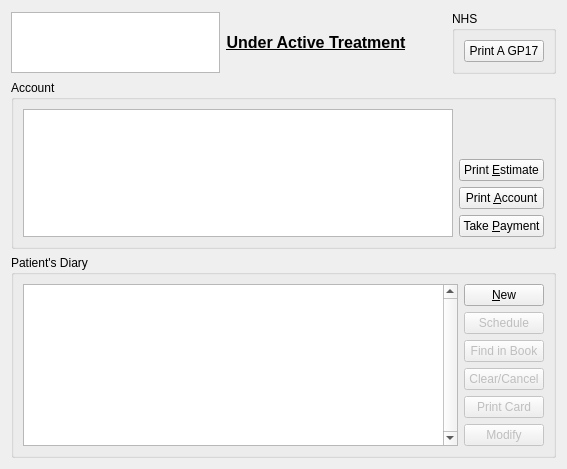
                 <widget class="QWidget" name="scrollAreaWidgetContents_5" >
                  <property name="geometry" >
                   <rect>
                    <x>0</x>
                    <y>0</y>
                    <width>567</width>
                    <height>469</height>
                   </rect>
                  </property>
                  <layout class="QGridLayout" name="gridLayout_16" >
                   <item row="0" column="0" >
                    <widget class="QTextEdit" name="adminMemoEdit" >
                     <property name="minimumSize" >
                      <size>
                       <width>209</width>
                       <height>0</height>
                      </size>
                     </property>
                     <property name="maximumSize" >
                      <size>
                       <width>230</width>
                       <height>61</height>
                      </size>
                     </property>
                     <property name="acceptRichText" >
                      <bool>false</bool>
                     </property>
                    </widget>
                   </item>
                   <item row="0" column="1" >
                    <widget class="QLabel" name="underTreatment_label" >
                     <property name="font" >
                      <font>
                       <pointsize>12</pointsize>
                       <weight>75</weight>
                       <bold>true</bold>
                       <underline>true</underline>
                      </font>
                     </property>
                     <property name="text" >
                      <string>Under Active Treatment</string>
                     </property>
                     <property name="alignment" >
                      <set>Qt::AlignCenter</set>
                     </property>
                    </widget>
                   </item>
                   <item row="0" column="2" >
                    <spacer name="horizontalSpacer_6" >
                     <property name="orientation" >
                      <enum>Qt::Horizontal</enum>
                     </property>
                     <property name="sizeHint" stdset="0" >
                      <size>
                       <width>316</width>
                       <height>20</height>
                      </size>
                     </property>
                    </spacer>
                   </item>
                   <item row="0" column="3" >
                    <widget class="QGroupBox" name="NHSadmin_groupBox" >
                     <property name="title" >
                      <string>NHS</string>
                     </property>
                     <layout class="QHBoxLayout" name="horizontalLayout_18" >
                      <item>
                       <widget class="QPushButton" name="printGP17_pushButton" >
                        <property name="text" >
                         <string>Print A GP17</string>
                        </property>
                       </widget>
                      </item>
                     </layout>
                    </widget>
                   </item>
                   <item row="1" column="0" colspan="4" >
                    <widget class="QGroupBox" name="adminAccount_groupBox" >
                     <property name="sizePolicy" >
                      <sizepolicy vsizetype="Preferred" hsizetype="Expanding" >
                       <horstretch>0</horstretch>
                       <verstretch>0</verstretch>
                      </sizepolicy>
                     </property>
                     <property name="minimumSize" >
                      <size>
                       <width>0</width>
                       <height>0</height>
                      </size>
                     </property>
                     <property name="maximumSize" >
                      <size>
                       <width>16777215</width>
                       <height>200</height>
                      </size>
                     </property>
                     <property name="title" >
                      <string>Account</string>
                     </property>
                     <layout class="QGridLayout" name="gridLayout_3" >
                      <item rowspan="2" row="0" column="0" >
                       <widget class="QTextBrowser" name="moneytextBrowser" >
                        <property name="minimumSize" >
                         <size>
                          <width>300</width>
                          <height>0</height>
                         </size>
                        </property>
                        <property name="maximumSize" >
                         <size>
                          <width>16777215</width>
                          <height>16777215</height>
                         </size>
                        </property>
                       </widget>
                      </item>
                      <item row="0" column="1" >
                       <spacer name="verticalSpacer" >
                        <property name="orientation" >
                         <enum>Qt::Vertical</enum>
                        </property>
                        <property name="sizeHint" stdset="0" >
                         <size>
                          <width>20</width>
                          <height>82</height>
                         </size>
                        </property>
                       </spacer>
                      </item>
                      <item row="1" column="1" >
                       <layout class="QVBoxLayout" name="verticalLayout_9" >
                        <item>
                         <widget class="QPushButton" name="printEst_pushButton" >
                          <property name="maximumSize" >
                           <size>
                            <width>16777215</width>
                            <height>16777215</height>
                           </size>
                          </property>
                          <property name="text" >
                           <string>Print &amp;Estimate</string>
                          </property>
                          <property name="icon" >
                           <iconset resource="../resources/resources.qrc" >
                            <normaloff>:/ps.png</normaloff>:/ps.png</iconset>
                          </property>
                         </widget>
                        </item>
                        <item>
                         <widget class="QPushButton" name="printAccount_pushButton" >
                          <property name="maximumSize" >
                           <size>
                            <width>16777215</width>
                            <height>16777215</height>
                           </size>
                          </property>
                          <property name="text" >
                           <string>Print &amp;Account</string>
                          </property>
                          <property name="icon" >
                           <iconset resource="../resources/resources.qrc" >
                            <normaloff>:/ps.png</normaloff>:/ps.png</iconset>
                          </property>
                         </widget>
                        </item>
                        <item>
                         <widget class="QPushButton" name="takePayment_pushButton" >
                          <property name="maximumSize" >
                           <size>
                            <width>16777215</width>
                            <height>16777215</height>
                           </size>
                          </property>
                          <property name="text" >
                           <string>Take &amp;Payment</string>
                          </property>
                          <property name="icon" >
                           <iconset resource="../resources/resources.qrc" >
                            <normaloff>:/vcard.png</normaloff>:/vcard.png</iconset>
                          </property>
                         </widget>
                        </item>
                       </layout>
                      </item>
                     </layout>
                    </widget>
                   </item>
                   <item row="2" column="0" colspan="4" >
                    <widget class="QGroupBox" name="groupBox" >
                     <property name="sizePolicy" >
                      <sizepolicy vsizetype="Preferred" hsizetype="Expanding" >
                       <horstretch>0</horstretch>
                       <verstretch>0</verstretch>
                      </sizepolicy>
                     </property>
                     <property name="minimumSize" >
                      <size>
                       <width>0</width>
                       <height>0</height>
                      </size>
                     </property>
                     <property name="maximumSize" >
                      <size>
                       <width>16777215</width>
                       <height>16777215</height>
                      </size>
                     </property>
                     <property name="title" >
                      <string>Patient's Diary</string>
                     </property>
                     <layout class="QHBoxLayout" name="horizontalLayout_17" >
                      <item>
                       <widget class="QTableWidget" name="ptAppointmentTableWidget" >
                        <property name="maximumSize" >
                         <size>
                          <width>16777215</width>
                          <height>16777215</height>
                         </size>
                        </property>
                        <property name="autoFillBackground" >
                         <bool>true</bool>
                        </property>
                        <property name="verticalScrollBarPolicy" >
                         <enum>Qt::ScrollBarAlwaysOn</enum>
                        </property>
                        <property name="editTriggers" >
                         <set>QAbstractItemView::NoEditTriggers</set>
                        </property>
                        <property name="alternatingRowColors" >
                         <bool>true</bool>
                        </property>
                        <property name="selectionMode" >
                         <enum>QAbstractItemView::SingleSelection</enum>
                        </property>
                        <property name="selectionBehavior" >
                         <enum>QAbstractItemView::SelectRows</enum>
                        </property>
                        <property name="wordWrap" >
                         <bool>false</bool>
                        </property>
                       </widget>
                      </item>
                      <item>
                       <layout class="QVBoxLayout" name="verticalLayout_10" >
                        <item>
                         <widget class="QPushButton" name="newAppt_pushButton" >
                          <property name="maximumSize" >
                           <size>
                            <width>16777215</width>
                            <height>16777215</height>
                           </size>
                          </property>
                          <property name="text" >
                           <string>&amp;New</string>
                          </property>
                         </widget>
                        </item>
                        <item>
                         <widget class="QPushButton" name="makeAppt_pushButton" >
                          <property name="enabled" >
                           <bool>false</bool>
                          </property>
                          <property name="maximumSize" >
                           <size>
                            <width>16777215</width>
                            <height>16777215</height>
                           </size>
                          </property>
                          <property name="text" >
                           <string>Schedule</string>
                          </property>
                         </widget>
                        </item>
                        <item>
                         <widget class="QPushButton" name="findAppt_pushButton" >
                          <property name="enabled" >
                           <bool>false</bool>
                          </property>
                          <property name="maximumSize" >
                           <size>
                            <width>16777215</width>
                            <height>16777215</height>
                           </size>
                          </property>
                          <property name="text" >
                           <string>Find in Book</string>
                          </property>
                         </widget>
                        </item>
                        <item>
                         <widget class="QPushButton" name="clearAppt_pushButton" >
                          <property name="enabled" >
                           <bool>false</bool>
                          </property>
                          <property name="maximumSize" >
                           <size>
                            <width>16777215</width>
                            <height>28</height>
                           </size>
                          </property>
                          <property name="text" >
                           <string>Clear/Cancel</string>
                          </property>
                         </widget>
                        </item>
                        <item>
                         <widget class="QPushButton" name="printAppt_pushButton" >
                          <property name="enabled" >
                           <bool>false</bool>
                          </property>
                          <property name="maximumSize" >
                           <size>
                            <width>16777215</width>
                            <height>16777215</height>
                           </size>
                          </property>
                          <property name="text" >
                           <string>Print Card</string>
                          </property>
                         </widget>
                        </item>
                        <item>
                         <widget class="QPushButton" name="modifyAppt_pushButton" >
                          <property name="enabled" >
                           <bool>false</bool>
                          </property>
                          <property name="maximumSize" >
                           <size>
                            <width>16777215</width>
                            <height>28</height>
                           </size>
                          </property>
                          <property name="text" >
                           <string>Modify</string>
                          </property>
                         </widget>
                        </item>
                       </layout>
                      </item>
                     </layout>
                    </widget>
                   </item>
                  </layout>
                 </widget>
